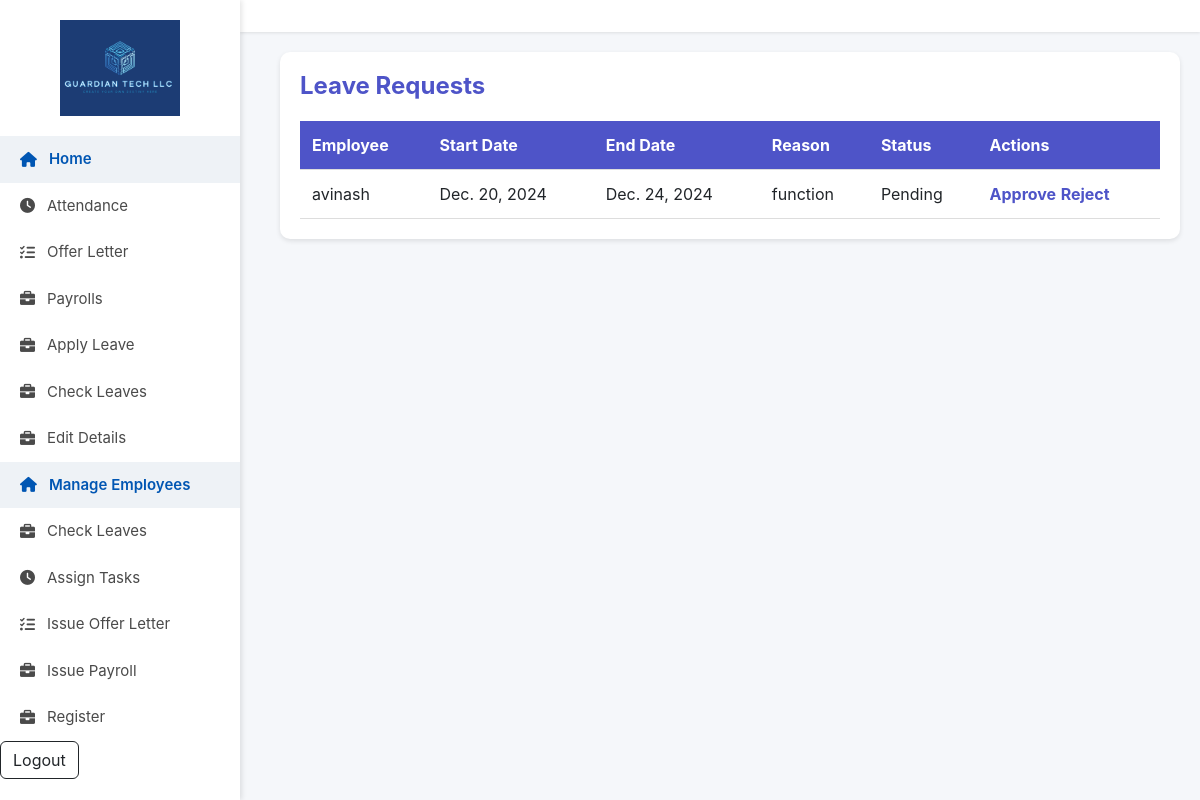
Page /review-leave/ (signed in) on the committed database.
### user/models.py (models this page shows, shortened)
class Leave(models.Model):
    STATUS_CHOICES = [
        ('Pending', 'Pending'),
        ('Approved', 'Approved'),
        ('Rejected', 'Rejected'),
    ]
    employee = models.ForeignKey(Employee, on_delete=models.CASCADE)
    manager = models.ForeignKey(Manager, on_delete=models.CASCADE)
    start_date = models.DateField()
    end_date = models.DateField()
    reason = models.TextField()
    status = models.CharField(max_length=10, choices=STATUS_CHOICES, default='Pending')
    applied_on = models.DateField(auto_now_add=True)

class Employee(models.Model):
    user = models.OneToOneField(User, on_delete=models.CASCADE)
    manager = models.ForeignKey(Manager, on_delete=models.SET_NULL, null=True, blank=True)
    father_name = models.CharField(max_length=100)
    date_of_birth = models.DateField(null=True)
    gender = models.CharField(max_length=10)
    phone = models.CharField(max_length=15, validators=[RegexValidator(r'^\d{10,15}$', 'Enter a valid phone number')])
    email = models.EmailField(unique=True)  # Ensure email is unique
    local_address = models.CharField(max_length=255)
    permanent_address = models.CharField(max_length=255)
    department = models.CharField(max_length=50)
    employee_id = models.CharField(max_length=10, unique=True)  # Ensure employee ID is unique
    photo = models.ImageField(upload_to='employee_photos/', default='employee_photos/avatar.jpg', null=True, blank=True)
    banner = models.ImageField(upload_to='employee_banner/',null=True, blank=True)

### user/views.py (the view)
# urls.py: path('review-leave/', user_view.review_leave, name='review_leave'),
@login_required
@user_passes_test(lambda u: u.is_superuser, login_url='/error/')  # Restrict access to superusers
def review_leave(request):
    leave_requests = Leave.objects.filter(status='Pending')
    return render(request, 'user/review_leave.html', {'leave_requests': leave_requests})

### templates/user/review_leave.html (shortened to what this page needs)
{% load static %}
<!DOCTYPE html>
<html lang="en">
<head>
  <link href="https://cdnjs.cloudflare.com/ajax/libs/font-awesome/6.0.0/css/all.min.css" rel="stylesheet">
  <link href="https://cdn.jsdelivr.net/npm/bootstrap@5.3.3/dist/css/bootstrap.min.css" rel="stylesheet">
</head>
<body>
  <div class="sidebar">
    <div class="logo">
      <img src="{% static 'images/fulllogo.jpg' %}" alt="Logo">
    </div>
    <a href="{% url 'profile' %}" class="active"><i class="fas fa-home"></i> Home</a>
    <a href="{% url 'view_attendance' %}"><i class="fas fa-clock"></i> Attendance</a>
    <a href="{% url 'view_offer_letter' %}"><i class="fas fa-tasks"></i> Offer Letter</a>
    <a href="{% url 'view_payrolls' %}"><i class="fas fa-briefcase"></i> Payrolls</a>
    <a href="{% url 'apply_leave' %}"><i class="fas fa-briefcase"></i> Apply Leave</a>
    <a href="{% url 'employee_leave_history' %}"><i class="fas fa-briefcase"></i> Check Leaves</a>
    <a href="{% url 'edit_personal_details' %}"><i class="fas fa-briefcase"></i> Edit Details</a>
    <a href="{% url 'employee_list' %}" class="active"><i class="fas fa-home"></i> Manage Employees</a>
    <a href="{% url 'review_leave' %}"><i class="fas fa-briefcase"></i> Check Leaves</a>
    <a href="{% url 'assign_task' %}"><i class="fas fa-clock"></i> Assign Tasks</a>
    <a href="{% url 'issue_offer_letter' %}"><i class="fas fa-tasks"></i> Issue Offer Letter</a>
    <a href="{% url 'upload_payroll' %}"><i class="fas fa-briefcase"></i> Issue Payroll</a>
    <a href="{% url 'user-register' %}"><i class="fas fa-briefcase"></i> Register</a>
    <form class="d-flex" action="{% url 'user-logout' %}" method="post">
      <button type="submit" class="btn btn-outline-dark">Logout</button>
    </form>
  </div>
  <nav class="navbar">
  </nav>
  <div class="main-content">
    <div class="table-container">
      <h1>Leave Requests</h1>
      <table>
        <thead>
          <tr>
            <th>Employee</th>
            <th>Start Date</th>
            <th>End Date</th>
            <th>Reason</th>
            <th>Status</th>
            <th>Actions</th>
          </tr>
        </thead>
        <tbody>
          {% for leave in leave_requests %}
          <tr>
            <td>{{ leave.employee.user.username }}</td>
            <td>{{ leave.start_date }}</td>
            <td>{{ leave.end_date }}</td>
            <td>{{ leave.reason }}</td>
            <td>{{ leave.status }}</td>
            <td>
              <a href="{% url 'update_leave_status' leave.id 'Approved' %}">Approve</a>
              <a href="{% url 'update_leave_status' leave.id 'Rejected' %}">Reject</a>
            </td>
          </tr>
          {% endfor %}
        </tbody>
      </table>
    </div>
  </div>
</body>
</html>

### templates/user/review_leave.html (style rules this page uses)
body { font-family: 'Inter', sans-serif; background-color: #f5f7fa; margin: 0; }
.sidebar { width: 240px; height: 100vh; background-color: #fff; position: fixed; top: 0; left: 0; box-shadow: 2px 0 5px rgba(0, 0, 0, 0.1); z-index: 1000; padding: 20px 0; }
.sidebar .logo { text-align: center; margin-bottom: 20px; }
.sidebar .logo img { width: 120px; }
.sidebar a { text-decoration: none; color: #4a4a4a; display: flex; align-items: center; gap: 12px; padding: 12px 20px; font-size: 15px; transition: background-color 0.2s ease, color 0.2s ease; }
.sidebar a:hover, .sidebar a.active { background-color: #eef2f6; color: #0056b3; font-weight: 600; }
.navbar { margin-left: 240px; padding: 1rem 2rem; background-color: #ffffff; box-shadow: 0 1px 3px rgba(0, 0, 0, 0.1); display: flex; align-items: center; justify-content: space-between; position: sticky; top: 0; z-index: 999; }
.main-content { margin-left: 260px; padding: 20px; }
.table-container { background-color: #fff; padding: 20px; border-radius: 10px; box-shadow: 0 2px 5px rgba(0, 0, 0, 0.1); }
h1 { font-size: 24px; font-weight: bold; margin-bottom: 20px; color: #4e54c8; }
table { width: 100%; border-collapse: collapse; }
table th, table td { text-align: left; padding: 12px; border-bottom: 1px solid #ddd; }
table th { background-color: #4e54c8; color: #fff; font-weight: bold; }
table a { color: #4e54c8; text-decoration: none; font-weight: bold; }

### rows in the picture
Leave: employee.user.username "avinash", start_date "Dec. 20, 2024", end_date "Dec. 24, 2024", reason "function", status "Pending"
